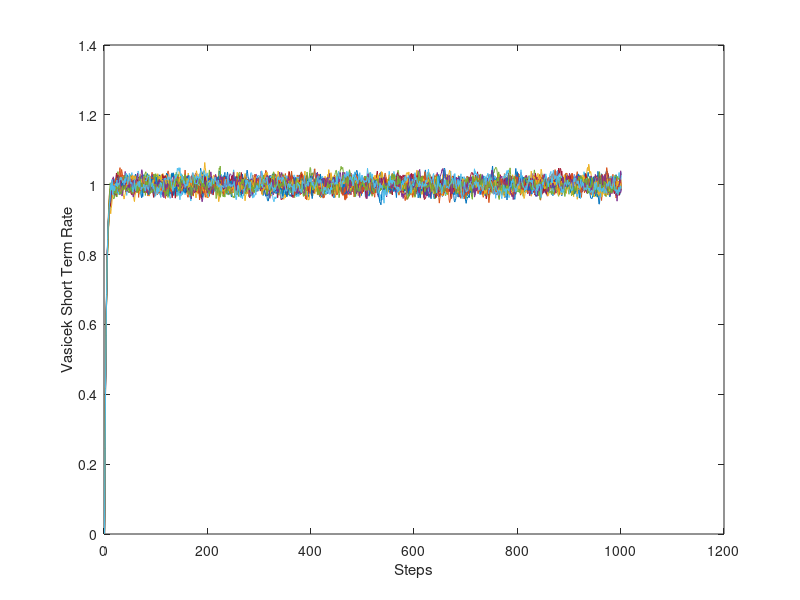

Write the MATLAB code that produced this figure.
%%%%%%%%%%%%%%%%%%%%%%%%%%%%%%%%%%%%%%%%%%%%%%%%%%%%%%%%%%%%%%%%%%%%%%%%%%%%%%%%%%%%%%%%%%%%%%%%%%%%%%%%%%%%%%%%%%%%%%%%%%%%%%%%%%%%%%%%%%%%%%%%%%%%%%%%%%%%%%%%%%
%Vasicek Simulation: Long-term mean=1 or 2, contain in 2 different sheet(p), each sheet with 20 series, each with 1000 forward steps, all with initial rate 0.001%
%%%%%%%%%%%%%%%%%%%%%%%%%%%%%%%%%%%%%%%%%%%%%%%%%%%%%%%%%%%%%%%%%%%%%%%%%%%%%%%%%%%%%%%%%%%%%%%%%%%%%%%%%%%%%%%%%%%%%%%%%%%%%%%%%%%%%%%%%%%%%%%%%%%%%%%%%%%%%%%%%%

a = 1;
b = [2 1]; %Long-term mean=1 or 2
r0 = 0.001;
dt = 0.25;
sigma = 0.02;
N = 1000;

rate = zeros(N+1, 20, 2);  %row, column, sheet
%rate = zeros(N+1,20);
rate(1,:,:) = 0.001;
for p = 1:2
    for j = 1:20
        for i = 1:N
            dr = a*(b(p)-rate(i,j,p))*dt + sigma*sqrt(dt)*randn(1); %randn(5,1) 5-1 matrix Normally distributed random numbers
            rate(i+1,j,p) = rate(i,j,p) + dr;
        end
    end
end

x = [1:1:1001];
p = 2; % p = 1
plot(x, rate(:,:,p))
xlabel('Steps')
ylabel('Vasicek Short Term Rate')
